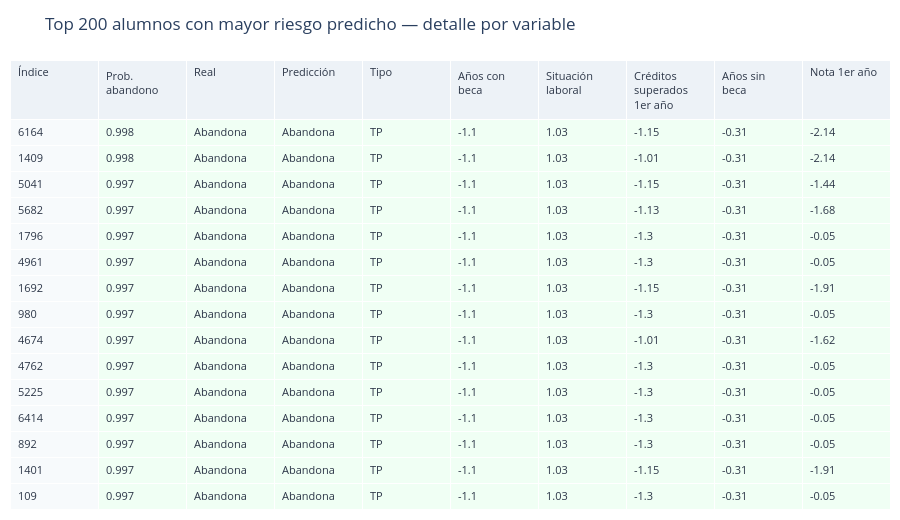

Notebook code cell kept with this figure:
### Code cell
# 6. GRÁFICO 3 — TABLA INTERACTIVA DE ALUMNOS
# Muestra los 200 alumnos con mayor probabilidad predicha.
# Ordenable por columna. Coloreada por tipo de clasificación.

# Top 200 por probabilidad de abandono
top200_idx = np.argsort(y_prob)[::-1][:200]

df_tabla = pd.DataFrame({
    'Índice':         top200_idx,
    'Prob. abandono': y_prob[top200_idx].round(3),
    'Real':           ['Abandona' if v==1 else 'No abandona' for v in y_true[top200_idx]],
    'Predicción':     ['Abandona' if v==1 else 'No abandona' for v in y_pred[top200_idx]],
    'Tipo':           tipo_cls[top200_idx],
})

# Top 5 features para esta tabla
top5_feat = [feature_names[i] for i in top12_idx[:5]]
for f in top5_feat:
    df_tabla[nombre_legible(f)] = X_test.iloc[top200_idx][f].values.round(2)

colores_fila = {
    'TP':'#f0fff4', 'TN':'#ebf8ff', 'FP':'#fffbeb', 'FN':'#fff5f5'
}
fill_colors = [[colores_fila.get(t, 'white') for t in df_tabla['Tipo']]]

fig_tabla = go.Figure(go.Table(
    header=dict(
        values=list(df_tabla.columns),
        fill_color='#edf2f7',
        font=dict(size=11, color='#2d3748'),
        align='left', height=32,
    ),
    cells=dict(
        values=[df_tabla[c] for c in df_tabla.columns],
        fill_color=['#f7fafc'] + fill_colors * (len(df_tabla.columns)-1),
        font=dict(size=11, color='#2d3748'),
        align='left', height=26,
    )
))
fig_tabla.update_layout(
    title='Top 200 alumnos con mayor riesgo predicho — detalle por variable',
    height=520, width=900,
    margin=dict(t=60, b=10, l=10, r=10),
)
fig_tabla.show()
print('Tabla interactiva generada.')

### Figure 1 — Plotly figure (JSON) as saved in the notebook; plotly's stock layout.template omitted (floating-point values rounded to 4 significant figures; data arrays with more than 128 entries replaced by an {"elided": "..."} marker saying what was removed)
{"data": [{"cells": {"align": "left", "fill": {"color": ["#f7fafc", {"elided": "200 str values"}, {"elided": "200 str values"}, {"elided": "200 str values"}, {"elided": "200 str values"}, {"elided": "200 str values"}, {"elided": "200 str values"}, {"elided": "200 str values"}, {"elided": "200 str values"}, {"elided": "200 str values"}]}, "font": {"color": "#2d3748", "size": 11}, "height": 26, "values": {"elided": "10x200 mixed values"}}, "header": {"align": "left", "fill": {"color": "#edf2f7"}, "font": {"color": "#2d3748", "size": 11}, "height": 32, "values": ["Índice", "Prob. abandono", "Real", "Predicción", "Tipo", "Años con beca", "Situación laboral", "Créditos superados 1er año", "Años sin beca", "Nota 1er año"]}, "type": "table"}], "layout": {"height": 520, "margin": {"b": 10, "l": 10, "r": 10, "t": 60}, "title": {"text": "Top 200 alumnos con mayor riesgo predicho — detalle por variable"}, "width": 900}}
